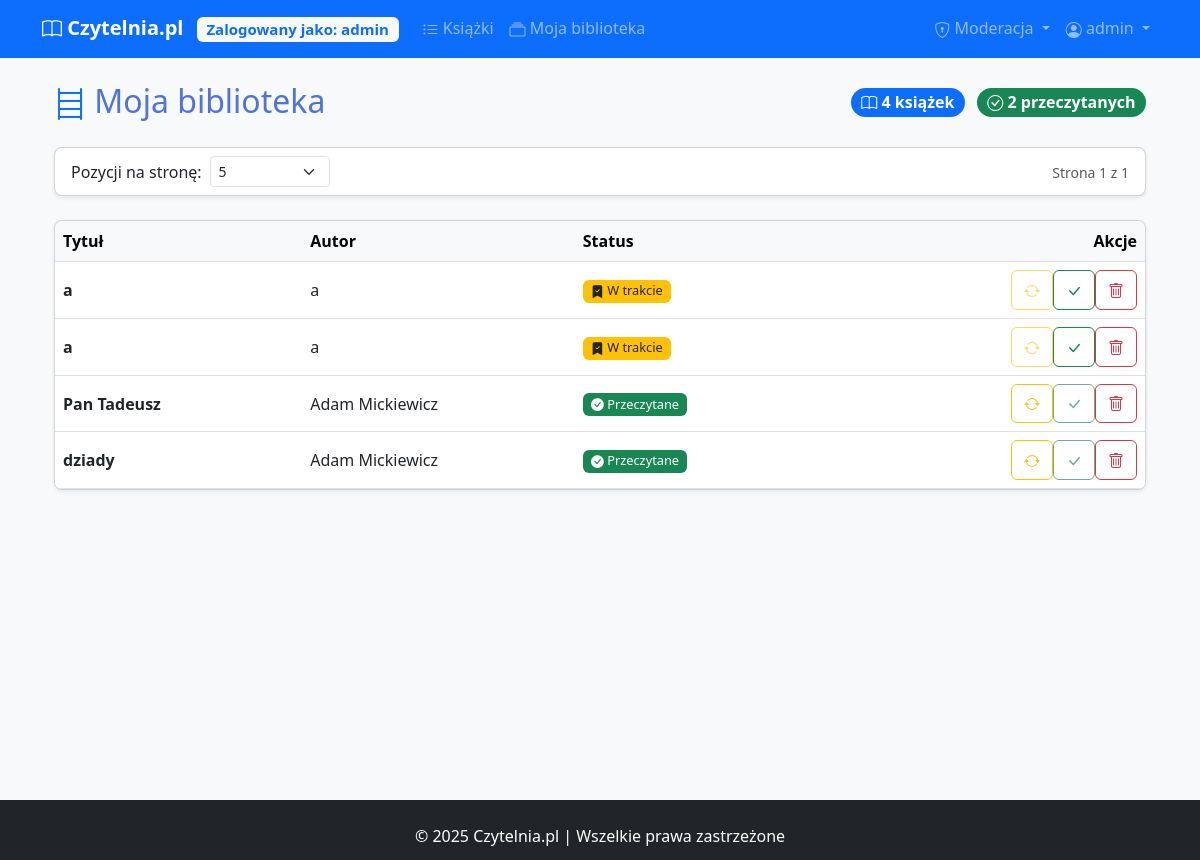
/my_library (signed in), run on an earlier commit of the app's database.
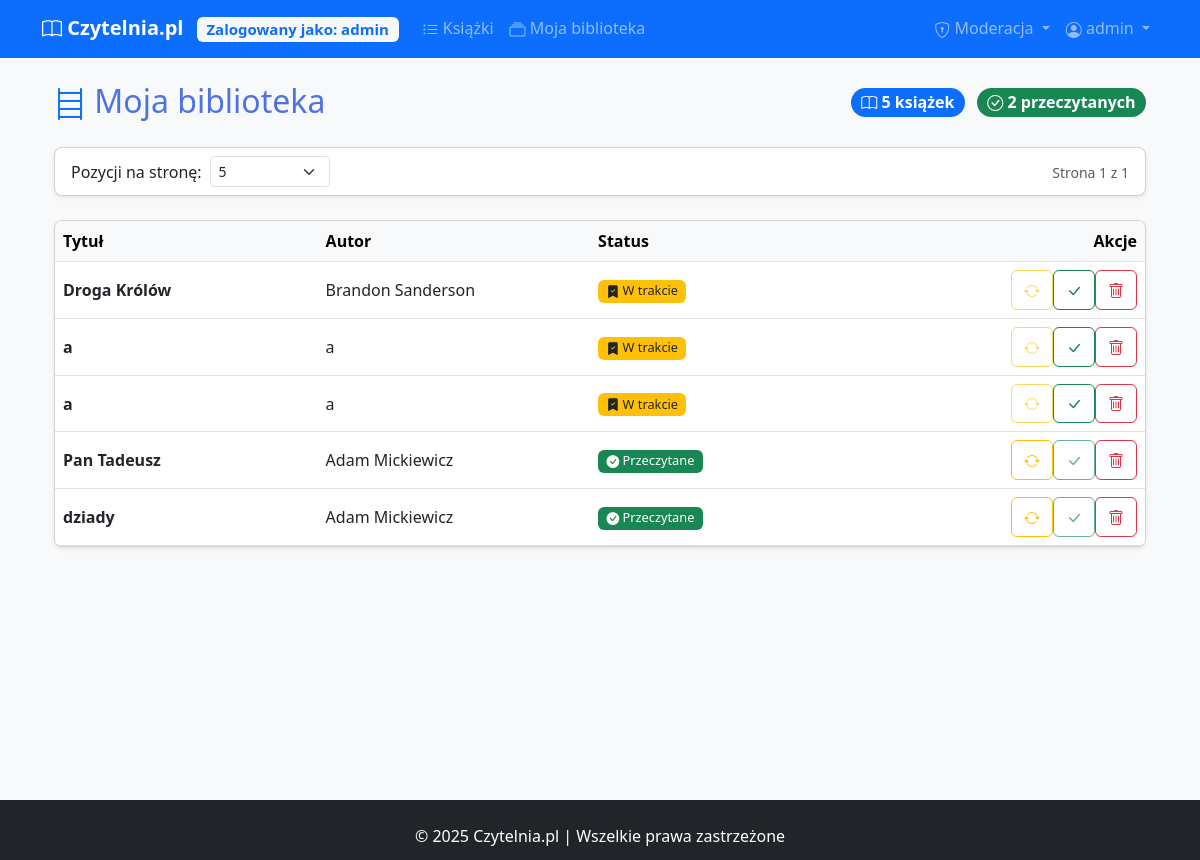
And on a later commit of the database.
### models.py (models this page shows)
class User(UserMixin, db.Model):
    __tablename__ = 'users'
    id = db.Column(db.Integer, primary_key=True)
    username = db.Column(db.String(50), unique=True, nullable=False)
    password = db.Column(db.String(100), nullable=False)
    is_moderator = db.Column(db.Boolean, default=False)
    library_books = db.relationship(
        'UserLibrary',
        backref='library_user',
        lazy=True,
        cascade='all, delete-orphan'
    )
    reviews = db.relationship('Review', backref='review_user', lazy=True)

class UserLibrary(db.Model):
    id = db.Column(db.Integer, primary_key=True)
    status = db.Column(db.String(20), default='reading')  # 'reading'/'finished'
    user_id = db.Column(db.Integer, db.ForeignKey('users.id'))
    book_id = db.Column(db.Integer, db.ForeignKey('books.id'))

class Book(db.Model):
    __tablename__ = 'books'
    id = db.Column(db.Integer, primary_key=True)
    title = db.Column(db.String(100), nullable=False)
    author = db.Column(db.String(50), nullable=False)
    description = db.Column(db.Text)
    cover_url = db.Column(db.String(255))
    isbn = db.Column(db.String(20))
    date_added = db.Column(db.DateTime, default=datetime.utcnow)
    library_entries = db.relationship(
        'UserLibrary',
        backref='library_book',
        lazy=True,
        cascade='all, delete-orphan'
    )
    book_reviews = db.relationship('Review', backref='review_book', lazy=True)

### app.py (the view)
@app.route('/my_library')
@login_required
def my_library():
    page = request.args.get('page', 1, type=int)
    per_page = request.args.get('per_page', 5, type=int)
    library_pagination = UserLibrary.query.filter_by(user_id=current_user.id)\
        .order_by(UserLibrary.status.desc(), UserLibrary.id.desc())\
        .paginate(page=page, per_page=per_page, error_out=False)
    total_books = library_pagination.total
    finished_books = UserLibrary.query.filter_by(
        user_id=current_user.id,
        status='finished'
    ).count()
    return render_template(
        'my_library.html',
        user_books=library_pagination.items,
        pagination=library_pagination,
        per_page=per_page,
        total_books=total_books,
        finished_books=finished_books
    )

### app.py (called while the page is built)
@login_manager.user_loader
def load_user(user_id):
    return User.query.get(int(user_id))

### templates/my_library.html (shortened to what this page needs)
{% extends "base.html" %}
{% block content %}
<div class="container">
    <div class="d-flex justify-content-between align-items-center mb-4">
        <h2 class="mb-0">
            <i class="bi bi-bookshelf text-primary"></i> Moja biblioteka
        </h2>
        <div>
            <span class="badge bg-primary rounded-pill me-2 fs-6">
                <i class="bi bi-book"></i> {{ total_books }} książek
            </span>
            <span class="badge bg-success rounded-pill fs-6">
                <i class="bi bi-check-circle"></i> {{ finished_books }} przeczytanych
            </span>
        </div>
    </div>
    <div class="card mb-4 shadow-sm">
        <div class="card-body py-2">
            <div class="row align-items-center">
                <div class="col-md-6">
                    <form class="d-flex align-items-center" method="get">
                        <label for="per_page" class="me-2 mb-0 text-nowrap">Pozycji na stronę:</label>
                        <select name="per_page" id="per_page" class="form-select form-select-sm w-auto"
                                onchange="this.form.submit()">
                            <option value="5" {% if per_page == 5 %}selected{% endif %}>5</option>
                        </select>
                    </form>
                </div>
                <div class="col-md-6 text-md-end mt-2 mt-md-0">
                    <small class="text-muted">
                        Strona {{ pagination.page }} z {{ pagination.pages }}
                    </small>
                </div>
            </div>
        </div>
    </div>
    {% if user_books %}
    <div class="card shadow-sm mb-4">
        <div class="table-responsive">
            <table class="table table-hover align-middle mb-0">
                <thead class="table-light">
                    <tr>
                        <th class="w-40">Tytuł</th>
                        <th class="w-25">Autor</th>
                        <th class="w-20">Status</th>
                        <th class="w-15 text-end">Akcje</th>
                    </tr>
                </thead>
                <tbody>
                    {% for entry in user_books %}
                    <tr class="book-row">
                        <td>
                            <a href="{{ url_for('book_details', book_id=entry.library_book.id) }}"
                               class="text-decoration-none text-dark fw-bold">
                                {{ entry.library_book.title }}
                            </a>
                        </td>
                        <td>{{ entry.library_book.author }}</td>
                        <td>
                            {% if entry.status == 'reading' %}
                            <span class="badge bg-warning text-dark status-badge">
                                <i class="bi bi-bookmark-check-fill"></i> W trakcie
                            </span>
                            {% else %}
                            <span class="badge bg-success text-white status-badge">
                                <i class="bi bi-check-circle-fill"></i> Przeczytane
                            </span>
                            {% endif %}
                        </td>
                        <td class="text-end">
                            <div class="btn-group btn-group-sm">
                                <form method="POST"
                                      action="{{ url_for('update_status', entry_id=entry.id, status='reading') }}"
                                      class="d-inline">
                                    <button type="submit" class="btn btn-outline-warning"
                                            title="Oznacz jako czytane" {% if entry.status == 'reading' %}disabled{% endif %}>
                                        <i class="bi bi-arrow-repeat"></i>
                                    </button>
                                </form>
                                <form method="POST"
                                      action="{{ url_for('update_status', entry_id=entry.id, status='finished') }}"
                                      class="d-inline">
                                    <button type="submit" class="btn btn-outline-success"
                                            title="Oznacz jako przeczytane" {% if entry.status == 'finished' %}disabled{% endif %}>
                                        <i class="bi bi-check-lg"></i>
                                    </button>
                                </form>
                                <form method="POST"
                                      action="{{ url_for('remove_from_library', entry_id=entry.id) }}"
                                      class="d-inline"
                                      onsubmit="return confirm('Czy na pewno chcesz usunąć tę książkę z biblioteki?');">
                                    <button type="submit" class="btn btn-outline-danger" title="Usuń z biblioteki">
                                        <i class="bi bi-trash"></i>
                                    </button>
                                </form>
                            </div>
                        </td>
                    </tr>
                    {% endfor %}
                </tbody>
            </table>
        </div>
    </div>
    {% endif %}
</div>
{% endblock %}

### templates/base.html (shortened to what this page needs)
<!DOCTYPE html>
<html lang="pl">
<head>
    <link href="{{ url_for('static', filename='css/style.css') }}" rel="stylesheet">
    <link href="https://cdn.jsdelivr.net/npm/bootstrap@5.3.0/dist/css/bootstrap.min.css" rel="stylesheet">
    <link rel="stylesheet" href="https://cdn.jsdelivr.net/npm/bootstrap-icons@1.10.0/font/bootstrap-icons.css">
    <link rel="stylesheet" href="{{ url_for('static', filename='css/style.css') }}">
</head>
<body class="d-flex flex-column min-vh-100 bg-light">
    <nav class="navbar navbar-expand-lg navbar-dark bg-primary mb-4">
        <div class="container">
            <a class="navbar-brand" href="{{ url_for('home') }}">
                <i class="bi bi-book"></i> Czytelnia.pl
                {% if current_user.is_authenticated %}
                <span class="badge bg-light text-primary ms-2">Zalogowany jako: {{ current_user.username }}</span>
                {% endif %}
            </a>
            <div class="collapse navbar-collapse" id="navbarNav">
                <ul class="navbar-nav me-auto">
                    <li class="nav-item">
                        <a class="nav-link" href="{{ url_for('book_list') }}">
                            <i class="bi bi-list-ul"></i> Książki
                        </a>
                    </li>
                    {% if current_user.is_authenticated %}
                    <li class="nav-item">
                        <a class="nav-link" href="{{ url_for('my_library') }}">
                            <i class="bi bi-collection"></i> Moja biblioteka
                        </a>
                    </li>
                    {% endif %}
                </ul>
                <ul class="navbar-nav">
                    {% if current_user.is_authenticated %}
                    {% if current_user.is_moderator %}
                    <li class="nav-item dropdown">
                        <a class="nav-link dropdown-toggle" href="#" id="moderatorDropdown" role="button" data-bs-toggle="dropdown">
                            <i class="bi bi-shield-lock"></i> Moderacja
                        </a>
                    </li>
                    {% endif %}
                    <li class="nav-item dropdown">
                      <a class="nav-link dropdown-toggle" href="#" id="navbarDropdown" role="button" data-bs-toggle="dropdown">
                          <i class="bi bi-person-circle"></i> {{ current_user.username }}
                      </a>
                  </li>
                  {% endif %}
              </ul>
            </div>
        </div>
    </nav>
    <main class="container mb-5">
        {% block content %}{% endblock %}
    </main>
    <footer class="bg-dark text-white py-4 mt-auto">
        <div class="container text-center">
            <p class="mb-0">&copy; 2025 Czytelnia.pl | Wszelkie prawa zastrzeżone</p>
        </div>
    </footer>
</body>
</html>

### static/css/style.css (style rules this page uses)
:root { --primary-color: #4e73df; --secondary-color: #858796; --success-color: #1cc88a; --info-color: #36b9cc; --warning-color: #f6c23e; --danger-color: #e74a3b; }
html { position: relative; min-height: 100%; }
body { margin-bottom: 60px; }
footer { position: absolute; bottom: 0; width: 100%; height: 60px; }
.navbar-brand { font-weight: 700; }
.status-badge { font-size: 0.8rem; }
.card { transition: transform 0.3s ease, box-shadow 0.3s ease; border-radius: 0.5rem; overflow: hidden; }
.btn { border-radius: 0.375rem; padding: 0.375rem 0.75rem; }
h1, h2, h3, h4, h5, h6 { color: var(--primary-color); }
.bi { vertical-align: middle; }
.form-select { min-width: 120px; }

### templates/my_library.html (style rules this page uses)
.status-badge { font-weight: 500; padding: 0.35em 0.65em; }
.table th { font-weight: 600; }

What changed in the data, as far as the page shows it:
added UserLibrary: library_book "Droga Królów", library_book.author "Brandon Sanderson", status "reading" (drawn)
Also different on the page:
{{ total_books }}: "4" → "5"
